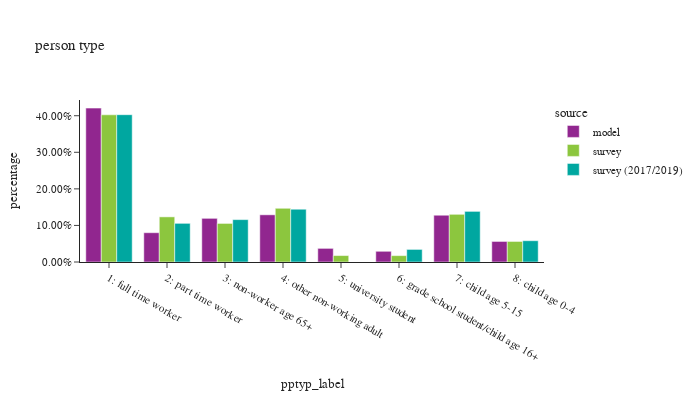

The notebook cell saved with this chart:
### Code cell
df_plot = person.groupby(['source','pptyp_label'])['psexpfac'].sum().reset_index()
df_plot['percentage'] = df_plot.groupby(['source'], group_keys=False)['psexpfac'].\
        apply(lambda x: x / float(x.sum()))

df_plot_ct = person.groupby(['source','pptyp_label'])['psexpfac'].count().reset_index(). \
    rename(columns={'psexpfac':'sample count'})
df_plot = df_plot.merge(df_plot_ct, on=['source','pptyp_label'])

fig = px.bar(df_plot.sort_values(by=['source']), x="pptyp_label", y="percentage", color="source",
             hover_data=['sample count'],
             barmode="group",title="person type")
fig.update_layout(height=400, width=700, font=dict(size=11),
                  yaxis=dict(tickformat=".2%"))
fig.show()

### Figure 1 — Plotly figure (JSON) as saved in the notebook; plotly's stock layout.template omitted (floating-point values rounded to 4 significant figures)
{"data": [{"alignmentgroup": "True", "customdata": [[1833208], [348948], [520038], [562057], [162343], [127572], [557111], [244755]], "hovertemplate": "source=model<br>pptyp_label=%{x}<br>percentage=%{y}<br>sample count=%{customdata[0]}<extra></extra>", "legendgroup": "model", "marker": {"color": "#91268F", "pattern": {"shape": ""}}, "name": "model", "offsetgroup": "model", "orientation": "v", "showlegend": true, "textposition": "auto", "type": "bar", "x": ["1: full time worker", "2: part time worker", "3: non-worker age 65+", "4: other non-working adult", "5: university student", "6: grade school student/child age 16+", "7: child age 5-15", "8: child age 0-4"], "xaxis": "x", "y": [0.4208, 0.08011, 0.1194, 0.129, 0.03727, 0.02929, 0.1279, 0.05619], "yaxis": "y"}, {"alignmentgroup": "True", "customdata": [[279], [558], [58], [153], [865], [1050], [647], [2878]], "hovertemplate": "source=survey<br>pptyp_label=%{x}<br>percentage=%{y}<br>sample count=%{customdata[0]}<extra></extra>", "legendgroup": "survey", "marker": {"color": "#8CC63E", "pattern": {"shape": ""}}, "name": "survey", "offsetgroup": "survey", "orientation": "v", "showlegend": true, "textposition": "auto", "type": "bar", "x": ["8: child age 0-4", "7: child age 5-15", "6: grade school student/child age 16+", "5: university student", "4: other non-working adult", "3: non-worker age 65+", "2: part time worker", "1: full time worker"], "xaxis": "x", "y": [0.05623, 0.1304, 0.01741, 0.01762, 0.1469, 0.1055, 0.1234, 0.4025], "yaxis": "y"}, {"alignmentgroup": "True", "customdata": [[5725], [1291], [1254], [1450], [152], [805], [609]], "hovertemplate": "source=survey (2017/2019)<br>pptyp_label=%{x}<br>percentage=%{y}<br>sample count=%{customdata[0]}<extra></extra>", "legendgroup": "survey (2017/2019)", "marker": {"color": "#00A7A0", "pattern": {"shape": ""}}, "name": "survey (2017/2019)", "offsetgroup": "survey (2017/2019)", "orientation": "v", "showlegend": true, "textposition": "auto", "type": "bar", "x": ["1: full time worker", "2: part time worker", "3: non-worker age 65+", "4: other non-working adult", "6: grade school student/child age 16+", "7: child age 5-15", "8: child age 0-4"], "xaxis": "x", "y": [0.4028, 0.1057, 0.1159, 0.1444, 0.03444, 0.1385, 0.05823], "yaxis": "y"}], "layout": {"barmode": "group", "font": {"size": 11}, "height": 400, "legend": {"title": {"text": "source"}, "tracegroupgap": 0}, "title": {"text": "person type"}, "width": 700, "xaxis": {"anchor": "y", "domain": [0.0, 1.0], "title": {"text": "pptyp_label"}}, "yaxis": {"anchor": "x", "domain": [0.0, 1.0], "tickformat": ".2%", "title": {"text": "percentage"}}}}
